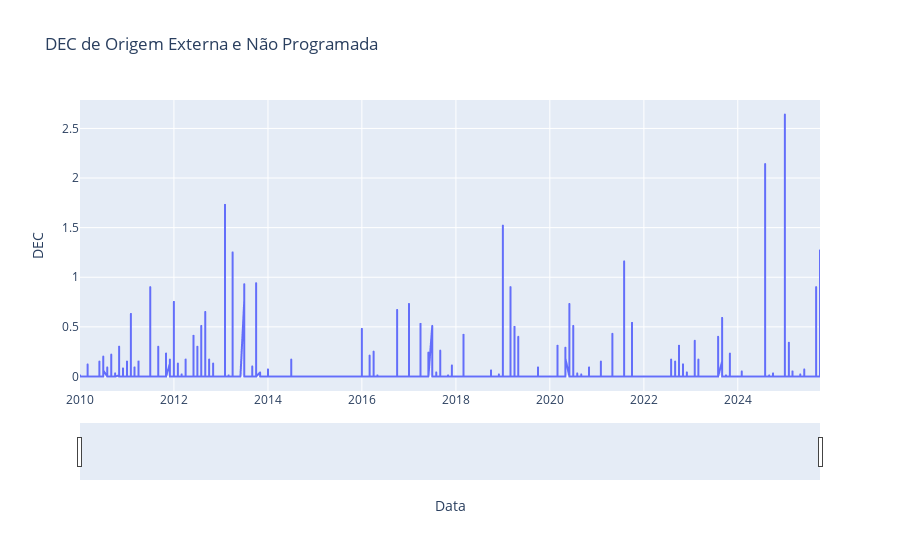

This figure's notebook cell:
### Code cell
# Primeira exploração visual dos dados
fig = px.line(dec_ext_np, x='Data', y='DEC', title='DEC de Origem Externa e Não Programada')
fig.update_xaxes(rangeslider_visible=True)
fig.show()

### Figure 1 — Plotly figure (JSON) as saved in the notebook; plotly's stock layout.template omitted (floating-point values rounded to 4 significant figures; data arrays with more than 128 entries replaced by an {"elided": "..."} marker saying what was removed)
{"data": [{"hovertemplate": "Data=%{x}<br>DEC=%{y}<extra></extra>", "legendgroup": "", "line": {"color": "#636efa", "dash": "solid"}, "marker": {"symbol": "circle"}, "mode": "lines", "name": "", "showlegend": false, "type": "scattergl", "x": {"elided": "25514 str values"}, "xaxis": "x", "y": {"elided": "25514 float values"}, "yaxis": "y"}], "layout": {"legend": {"tracegroupgap": 0}, "title": {"text": "DEC de Origem Externa e Não Programada"}, "xaxis": {"anchor": "y", "domain": [0, 1], "rangeslider": {"visible": true}, "title": {"text": "Data"}}, "yaxis": {"anchor": "x", "domain": [0, 1], "title": {"text": "DEC"}}}}
